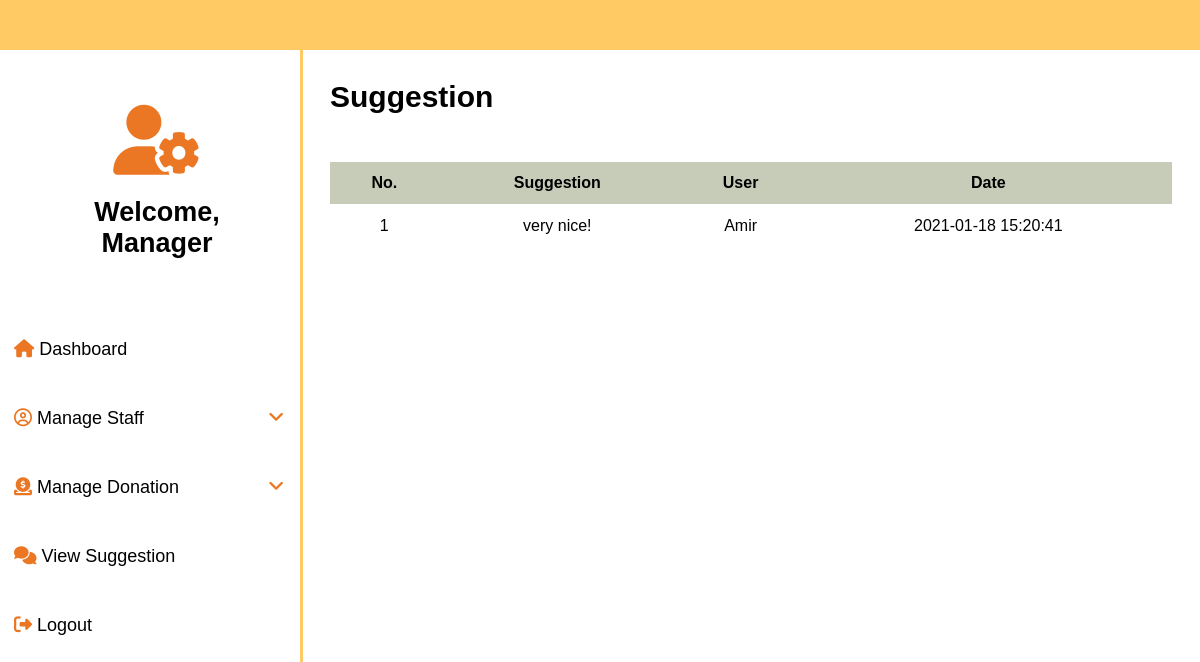
The app's page /admin/admin_suggestion.php with its own data.
### tables this page shows
CREATE TABLE `suggestion` (
  `suggestion_id` int(50) NOT NULL,
  `suggestion_details` varchar(100) NOT NULL,
  `suggestion_date` timestamp NOT NULL DEFAULT CURRENT_TIMESTAMP ON UPDATE CURRENT_TIMESTAMP,
  `user_id` int(50) NOT NULL
);

CREATE TABLE `users` (
  `user_id` int(50) NOT NULL,
  `username` varchar(50) NOT NULL,
  `user_fname` varchar(50) NOT NULL,
  `user_email` varchar(50) NOT NULL,
  `password` varchar(20) NOT NULL,
  `role` varchar(15) NOT NULL,
  `phone` varchar(12) NOT NULL,
  `image` longblob NOT NULL,
  `date_joined` timestamp NOT NULL DEFAULT CURRENT_TIMESTAMP ON UPDATE CURRENT_TIMESTAMP,
  `region` varchar(30) NOT NULL
);

### admin/admin_suggestion.php (the view, shortened to what this page needs)
<?php
include("../includes/dbconnection.php");
?>
<!DOCTYPE html>
<html>
	<head>
		<link rel="stylesheet"href="../css/style2.css"type="text/css">
	</head>
	<body>
		<header>
		</header>
		<nav>
			<li>
				<center>
					<br><br><br>
					<i class="fas fa-user-cog"></i>
					<h2>Welcome, <br>Manager</h2>
					<br>
				</center>
			</li>
			<li><a href="admin_dashboard.php"><i class="fas fa-home"></i>  Dashboard</a></li>
			<li><button class="dropdown-btn"><i class="far fa-user-circle"></i>  Manage Staff<i class="fas fa-angle-down"></i></button>
			</li>
			<li><button class="dropdown-btn"><i class="fas fa-donate"></i>  Manage Donation<i class="fas fa-angle-down"></i></button>
			</li>
			<li><a href="admin_suggestion.php"><i class="fas fa-comments"></i>  View Suggestion</a></li>
			<li><a href="../includes/logout.php"><i class="fas fa-sign-out-alt"></i>  Logout</a></li>
		</nav>
		<section>
			<article>
				<h1>Suggestion</h1>
				<br>
				<table class="needapp">
					<tr>
						<th>No.</th>
						<th>Suggestion</th>
						<th>User</th>
						<th>Date</th>
					</tr>
					<?php
			        $sql="SELECT b.suggestion_details, b.suggestion_date, a.username FROM users a, suggestion b WHERE a.user_id = b.user_id ORDER BY suggestion_date DESC";
			        $result = mysqli_query($conn,$sql);
			        if ($result == TRUE) {
			            $no = 0;
			            while($row = mysqli_fetch_array($result)) {
	            	?>
					<tr>
						<td><?php echo ++$no; ?></td>
						<td><?php echo $row['suggestion_details']; ?></td>
						<td><?php echo $row['username']; ?></td>
						<td><?php echo $row['suggestion_date']; ?></td>
					</tr>
					<?php
						}}
						else
						{
							echo "0 result";
						}
					?>
				</table>
			</article>
		</section>
	</body>
</html>

### css/style2.css (style rules this page uses)
html { font-family: arial; }
body { margin: 0; }
header { background-color: #ffc963; height: 50px; position: relative; width: 100%; z-index: 2; }
article { margin-left: 310px; padding: 0px 20px; }
h1 { font-size: 30px; }
nav { height: 100%; width: 300px; position: fixed; z-index: 1; top: 0; left: 0; background-color: white; overflow-x: hidden; padding-top: 30px; border-right: 3px solid; border-color: #ffc963; }
nav li, nav a, .dropdown-btn { padding: 12px 15px 12px 7px; text-decoration: none; font-size: 18px; color: black; display: block; border: none; background: none; width: 100%; text-align: left; outline: none; font-family: arial; }
nav a , .dropdown-btn { cursor: pointer; }
.fa-angle-down { float: right; padding-right: 8px; color: #eb7623; }
.fa-user-cog, .fa-user, .fa-user-plus, .fa-newspaper, .fa-users, .add .fa-donate { font-size: 70px; color: #eb7623; }
.fa-home, .fa-user-circle, .fa-donate, .fa-sign-out-alt, .fa-edit, .fa-user-edit, .fa-comments { color: #eb7623; }
.needapp { border-collapse: collapse; width: 99%; }
.needapp td, .needapp th { padding : 13px; text-align: center; }
.needapp tr:nth-child(odd) { background-color: #f2f2f2; }
.needapp th { padding-top: 12px; padding-bottom: 12px; text-align: center; background-color: #c7ccb9; }

### records on screen
suggestion: suggestion_details "very nice!", user.username "Amir", suggestion_date "2021-01-18 15:20:41"
